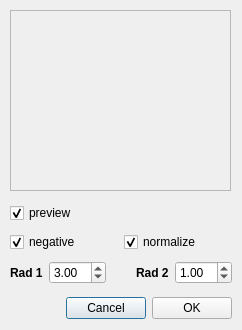
<ui version="4.0" >
 <class>DogDialog</class>
 <widget class="QDialog" name="DogDialog" >
  <property name="windowModality" >
   <enum>Qt::ApplicationModal</enum>
  </property>
  <property name="geometry" >
   <rect>
    <x>0</x>
    <y>0</y>
    <width>242</width>
    <height>330</height>
   </rect>
  </property>
  <property name="sizePolicy" >
   <sizepolicy>
    <hsizetype>0</hsizetype>
    <vsizetype>0</vsizetype>
    <horstretch>0</horstretch>
    <verstretch>0</verstretch>
   </sizepolicy>
  </property>
  <property name="minimumSize" >
   <size>
    <width>242</width>
    <height>330</height>
   </size>
  </property>
  <property name="maximumSize" >
   <size>
    <width>242</width>
    <height>330</height>
   </size>
  </property>
  <property name="windowTitle" >
   <string>Select radiuses</string>
  </property>
  <property name="sizeGripEnabled" >
   <bool>false</bool>
  </property>
  <property name="modal" >
   <bool>true</bool>
  </property>
  <widget class="QWidget" name="verticalLayout" >
   <property name="geometry" >
    <rect>
     <x>10</x>
     <y>200</y>
     <width>222</width>
     <height>130</height>
    </rect>
   </property>
   <layout class="QVBoxLayout" >
    <property name="margin" >
     <number>0</number>
    </property>
    <property name="spacing" >
     <number>6</number>
    </property>
    <item>
     <layout class="QHBoxLayout" >
      <property name="margin" >
       <number>0</number>
      </property>
      <property name="spacing" >
       <number>6</number>
      </property>
      <item>
       <widget class="QCheckBox" name="checkBox" >
        <property name="text" >
         <string>preview</string>
        </property>
        <property name="checked" >
         <bool>true</bool>
        </property>
       </widget>
      </item>
     </layout>
    </item>
    <item>
     <layout class="QHBoxLayout" >
      <property name="margin" >
       <number>0</number>
      </property>
      <property name="spacing" >
       <number>6</number>
      </property>
      <item>
       <layout class="QHBoxLayout" >
        <property name="margin" >
         <number>0</number>
        </property>
        <property name="spacing" >
         <number>6</number>
        </property>
        <item>
         <widget class="QCheckBox" name="checkBoxNeg" >
          <property name="text" >
           <string>negative</string>
          </property>
          <property name="checked" >
           <bool>true</bool>
          </property>
         </widget>
        </item>
        <item>
         <widget class="QCheckBox" name="checkBoxNor" >
          <property name="enabled" >
           <bool>true</bool>
          </property>
          <property name="text" >
           <string>normalize</string>
          </property>
          <property name="checked" >
           <bool>true</bool>
          </property>
         </widget>
        </item>
       </layout>
      </item>
     </layout>
    </item>
    <item>
     <layout class="QHBoxLayout" >
      <property name="margin" >
       <number>0</number>
      </property>
      <property name="spacing" >
       <number>6</number>
      </property>
      <item>
       <widget class="QLabel" name="label_2" >
        <property name="font" >
         <font>
          <weight>75</weight>
          <bold>true</bold>
         </font>
        </property>
        <property name="text" >
         <string>Rad 1</string>
        </property>
        <property name="textFormat" >
         <enum>Qt::AutoText</enum>
        </property>
        <property name="buddy" >
         <cstring>doubleSpinBox1</cstring>
        </property>
       </widget>
      </item>
      <item>
       <widget class="QDoubleSpinBox" name="doubleSpinBox1" >
        <property name="sizePolicy" >
         <sizepolicy>
          <hsizetype>0</hsizetype>
          <vsizetype>0</vsizetype>
          <horstretch>0</horstretch>
          <verstretch>0</verstretch>
         </sizepolicy>
        </property>
        <property name="minimum" >
         <double>0.000000000000000</double>
        </property>
        <property name="singleStep" >
         <double>0.050000000000000</double>
        </property>
        <property name="value" >
         <double>3.000000000000000</double>
        </property>
       </widget>
      </item>
      <item>
       <spacer>
        <property name="orientation" >
         <enum>Qt::Horizontal</enum>
        </property>
        <property name="sizeHint" >
         <size>
          <width>40</width>
          <height>20</height>
         </size>
        </property>
       </spacer>
      </item>
      <item>
       <widget class="QLabel" name="label_3" >
        <property name="font" >
         <font>
          <weight>75</weight>
          <bold>true</bold>
         </font>
        </property>
        <property name="text" >
         <string>Rad 2</string>
        </property>
        <property name="textFormat" >
         <enum>Qt::AutoText</enum>
        </property>
        <property name="buddy" >
         <cstring>doubleSpinBox2</cstring>
        </property>
       </widget>
      </item>
      <item>
       <widget class="QDoubleSpinBox" name="doubleSpinBox2" >
        <property name="sizePolicy" >
         <sizepolicy>
          <hsizetype>0</hsizetype>
          <vsizetype>0</vsizetype>
          <horstretch>0</horstretch>
          <verstretch>0</verstretch>
         </sizepolicy>
        </property>
        <property name="minimum" >
         <double>0.000000000000000</double>
        </property>
        <property name="singleStep" >
         <double>0.050000000000000</double>
        </property>
        <property name="value" >
         <double>1.000000000000000</double>
        </property>
       </widget>
      </item>
     </layout>
    </item>
    <item>
     <layout class="QHBoxLayout" >
      <property name="margin" >
       <number>0</number>
      </property>
      <property name="spacing" >
       <number>6</number>
      </property>
      <item>
       <spacer>
        <property name="orientation" >
         <enum>Qt::Horizontal</enum>
        </property>
        <property name="sizeHint" >
         <size>
          <width>131</width>
          <height>31</height>
         </size>
        </property>
       </spacer>
      </item>
      <item>
       <widget class="QPushButton" name="cancelButton" >
        <property name="text" >
         <string>Cancel</string>
        </property>
       </widget>
      </item>
      <item>
       <widget class="QPushButton" name="okButton" >
        <property name="text" >
         <string>OK</string>
        </property>
       </widget>
      </item>
     </layout>
    </item>
   </layout>
  </widget>
  <widget class="PreviewLabel" name="previewLabel" >
   <property name="geometry" >
    <rect>
     <x>10</x>
     <y>10</y>
     <width>221</width>
     <height>181</height>
    </rect>
   </property>
   <property name="cursor" >
    <cursor>9</cursor>
   </property>
   <property name="frameShape" >
    <enum>QFrame::StyledPanel</enum>
   </property>
   <property name="text" >
    <string/>
   </property>
   <property name="textFormat" >
    <enum>Qt::AutoText</enum>
   </property>
   <property name="scaledContents" >
    <bool>false</bool>
   </property>
   <property name="alignment" >
    <set>Qt::AlignCenter</set>
   </property>
   <property name="textInteractionFlags" >
    <enum>Qt::NoTextInteraction</enum>
   </property>
   <property name="buddy" >
    <cstring>checkBox</cstring>
   </property>
  </widget>
 </widget>
 <customwidgets>
  <customwidget>
   <class>PreviewLabel</class>
   <extends>QLabel</extends>
   <header>src/previewlabel.h</header>
  </customwidget>
 </customwidgets>
 <tabstops>
  <tabstop>checkBox</tabstop>
  <tabstop>checkBoxNeg</tabstop>
  <tabstop>checkBoxNor</tabstop>
  <tabstop>doubleSpinBox1</tabstop>
  <tabstop>doubleSpinBox2</tabstop>
  <tabstop>okButton</tabstop>
  <tabstop>cancelButton</tabstop>
 </tabstops>
 <resources>
  <include location="application.qrc" />
 </resources>
 <connections>
  <connection>
   <sender>okButton</sender>
   <signal>clicked()</signal>
   <receiver>DogDialog</receiver>
   <slot>accept()</slot>
   <hints>
    <hint type="sourcelabel" >
     <x>278</x>
     <y>253</y>
    </hint>
    <hint type="destinationlabel" >
     <x>96</x>
     <y>254</y>
    </hint>
   </hints>
  </connection>
  <connection>
   <sender>cancelButton</sender>
   <signal>clicked()</signal>
   <receiver>DogDialog</receiver>
   <slot>reject()</slot>
   <hints>
    <hint type="sourcelabel" >
     <x>369</x>
     <y>253</y>
    </hint>
    <hint type="destinationlabel" >
     <x>179</x>
     <y>282</y>
    </hint>
   </hints>
  </connection>
 </connections>
</ui>
